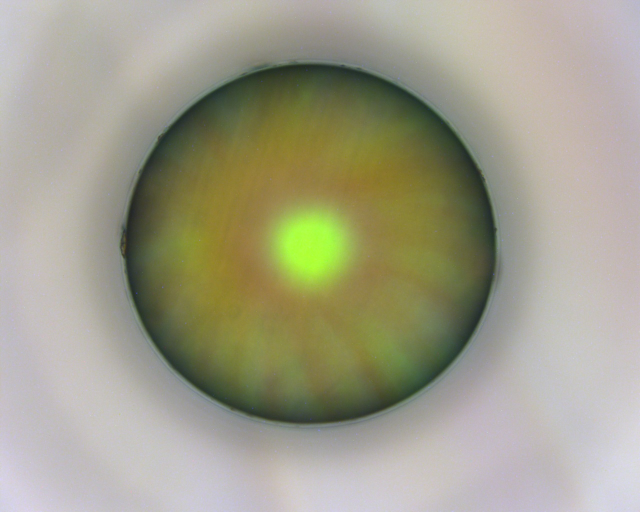
#> input picture new_data_temporal_20231218/C4/M-BF4/1/1.jpg, 1280 x 1024 px (shown at 1/2 size); its folder holds only this picture in this run
$ python IRCS_cv_locator_new_data_temporal.py
#> lines starting #> are read from the running program, lines starting #| are printed output that depends on the picture; after the words box and inside, x2 and y2 are one past the last pixel; in counts of white or black regions, pixels touching at a corner belong together
import glob
import math
import os
import re
from os import listdir
from os.path import join, isfile
import pathlib
import cv2

# 用于检测晶球位置和做对应剪裁
import numpy as np
from matplotlib import pyplot as plt

SUB_TRACK_OUTSIDE = True

ADJUST_WITH_CIRCLE_RADIUS = False

def find_circle_threshold_ver(image_path, TARGET_IMAGE_SIZE, radius_limit):
    # preprocess
    src = cv2.imread(image_path)
    src = cv2.copyMakeBorder(src, top=100, bottom=100, left=100, right=100, borderType=cv2.BORDER_WRAP)
    # crop image into a square
    # src = src[:, 128:1152]

    # obtain bounding box and background removed img
    no_background_img, img_with_bg_fill, circle_mask, bounding_rect = remove_background_and_find_radius(src)
    x, y, w, h = bounding_rect
    circle_diameter = max(w, h)
    print('circle diameter:', circle_diameter)

    gray = cv2.cvtColor(img_with_bg_fill, cv2.COLOR_BGR2GRAY)
    gaussian_blur = cv2.GaussianBlur(gray, (5, 5), 0)
    canny = cv2.Canny(gaussian_blur, 5, 15)
    canny = cv2.bitwise_and(canny, canny, mask=circle_mask)

    if not ADJUST_WITH_CIRCLE_RADIUS:
        target_diameter = radius_limit
        if target_diameter > circle_diameter:
            offset = (target_diameter - circle_diameter) // 2
    else:
        offset = 0
    if SUB_TRACK_OUTSIDE:
        offset = offset - 120
    # Add cropping with padding
    cropped_img = src[y - offset:y + circle_diameter + offset, x - offset:x + circle_diameter + offset]
    cropped_canny = canny[y - offset:y + circle_diameter + offset, x - offset:x + circle_diameter + offset]
    cropped_no_bg = no_background_img[y - offset:y + circle_diameter + offset, x - offset:x + circle_diameter + offset]
    cropped_no_bg_fill = img_with_bg_fill[y - offset:y + circle_diameter + offset, x - offset:x + circle_diameter + offset]
    cropped_img_future = src[y - offset:y + circle_diameter + offset, x - offset:x + circle_diameter + offset]

    # resize the image
    resized_img = cv2.resize(cropped_img, TARGET_IMAGE_SIZE)
    resized_canny = cv2.resize(cropped_canny, TARGET_IMAGE_SIZE)
    resized_no_bg = cv2.resize(cropped_no_bg, TARGET_IMAGE_SIZE)
    resized_no_bg_fill = cv2.resize(cropped_no_bg_fill, TARGET_IMAGE_SIZE)
    resized_cropped_img_future = cv2.resize(cropped_img_future, TARGET_IMAGE_SIZE)

    # generate a fix size circle mask
    circle_mask = np.zeros((TARGET_IMAGE_SIZE[1], TARGET_IMAGE_SIZE[0]), dtype='uint8')
    circle_mask = cv2.circle(circle_mask, (TARGET_IMAGE_SIZE[0] // 2, TARGET_IMAGE_SIZE[1] // 2), TARGET_IMAGE_SIZE[0] // 2, (255, 255, 255), -1)
    no_bg_fix_circle_mask = cv2.bitwise_and(resized_img, resized_img, mask=circle_mask)
    no_bg_fix_circle_mask_canny = cv2.bitwise_and(resized_canny, resized_canny, mask=circle_mask)

    # obtain hist fig
    fig = get_histogram(resized_img)
    no_bg_fig = get_histogram(no_background_img)
    no_bg_bin_fig = get_histogram_bin(no_background_img)

    no_circle_detection_original_img = src.copy()
    no_circle_detection_original_canny_img = cv2.Canny(no_circle_detection_original_img, 20, 25)

    return resized_img, resized_canny, fig, resized_no_bg, no_bg_fig, no_bg_bin_fig, resized_no_bg_fill, no_circle_detection_original_img, \
        no_circle_detection_original_canny_img, no_bg_fix_circle_mask, no_bg_fix_circle_mask_canny, resized_cropped_img_future

# [6 lines left out: function mouse_call_back, not called in this run]

def remove_background_and_find_radius(img, fill_with_mean_color=False):
    # preprocess
    hh, ww = img.shape[:2]
    gray = cv2.cvtColor(img, cv2.COLOR_BGR2GRAY)
    # cv2.imshow('gray', gray)
    # gaussian_blur = cv2.GaussianBlur(gray, (5, 5), 0)
    canny = cv2.Canny(gray, 15, 50)

    # add pixel value smaller than 48,48,48 into canny
    for i in range(hh):
        for j in range(ww):
            if gray[i][j] < 70:
                canny[i][j] = 255

    blur = cv2.blur(canny, (3, 3))
    # cv2.imshow('blur', blur)

    # get the (largest) contour
    contours = cv2.findContours(blur, cv2.RETR_EXTERNAL, cv2.CHAIN_APPROX_SIMPLE)
    contours = contours[0] if len(contours) == 2 else contours[1]
    big_contour = max(contours, key=cv2.contourArea)
    # bounding_rect = cv2.boundingRect(big_contour)

    # generate the mask
    mask = np.zeros((hh, ww), dtype='uint8')
    cv2.drawContours(mask, [big_contour], 0, (255, 255, 255), cv2.FILLED)
    # [12 lines of commented-out code are left out]
    M = cv2.moments(mask)
    cx = int(M['m10'] / M['m00'])
    cy = int(M['m01'] / M['m00'])
    # cx = i[1]
    # cy = i[2]
    radius = [math.sqrt((contour_point[0][0] - cx)**2 + (contour_point[0][1] - cy)**2) for contour_point in big_contour]
    mean_radius = np.mean(radius)
    std_radius = np.std(radius)

    # clean contour point based on gaussian distribution
    clean_contour = np.array([contour_point for contour_point in big_contour if math.sqrt((contour_point[0][0] - cx)**2 + (contour_point[0][1] - cy)**2) - mean_radius < std_radius])

    # create new mask based on clean contour
    clean_mask = np.zeros((hh, ww), dtype='uint8')
    cv2.drawContours(clean_mask, [clean_contour], 0, (255, 255, 255), cv2.FILLED)

    # recalculate the moments and radius
    M = cv2.moments(clean_mask)
    cx = int(M['m10'] / M['m00'])
    cy = int(M['m01'] / M['m00'])
    new_radius = [math.sqrt((contour_point[0][0] - cx) ** 2 + (contour_point[0][1] - cy) ** 2) for contour_point in clean_contour]
    new_mean_radius = np.mean(new_radius)
    new_std_radius = np.std(new_radius)

    # create circle mask
    circle_mask = np.zeros((hh, ww), dtype='uint8')
    circle_mask = cv2.circle(circle_mask, (cx, cy), int(new_mean_radius), (255, 255, 255), -1)
    # circle_mask_result = cv2.bitwise_and(img, img, mask=circle_mask)
    # cv2.imshow('circle_mask_result', circle_mask_result)
    # cv2.waitKey(0)

    mean_color = cv2.mean(img)
    result_with_bg_fill = cv2.bitwise_and(img, img, mask=circle_mask)
    result_with_bg_fill[np.where((result_with_bg_fill == [0, 0, 0]).all(axis=2))] = [mean_color[0], mean_color[1], mean_color[2]]

    result = cv2.bitwise_and(img, img, mask=circle_mask)
    # cv2.imshow('result', result)
    # cv2.waitKey()

    # get the (largest) contour
    contours = cv2.findContours(circle_mask, cv2.RETR_EXTERNAL, cv2.CHAIN_APPROX_SIMPLE)
    contours = contours[0] if len(contours) == 2 else contours[1]
    big_contour = max(contours, key=cv2.contourArea)
    bounding_rect = cv2.boundingRect(big_contour)

    #generate return mask
    circle_mask = np.zeros((hh, ww), dtype='uint8')
    circle_mask = cv2.circle(circle_mask, (cx, cy), int(new_mean_radius)-5, (255, 255, 255), -1)
    return result, result_with_bg_fill, circle_mask, bounding_rect


def get_histogram(raw_img):
    # get the histogram of the image
    img = cv2.cvtColor(raw_img, cv2.COLOR_BGR2RGB)
    color = ('r', 'g', 'b')
    image_hist_vector = np.array([])
    fig, ax = plt.subplots(figsize=(10, 5))
    for i, col in enumerate(color):
        histr = cv2.calcHist([img], [i], None, [256], [1, 256])
        image_hist_vector = np.append(image_hist_vector, histr)
        ax.plot(histr, color=col)
        ax.set_xlim([1, 256])
    return ax

def get_histogram_bin(raw_img):
    # get the histogram of the image
    HIST_BINS = 8
    img = cv2.cvtColor(raw_img, cv2.COLOR_BGR2RGB)
    color = ('r', 'g', 'b')
    image_hist_vector = np.array([])
    fig, ax = plt.subplots(figsize=(10, 5))
    for i, col in enumerate(color):
        np_his, _ = np.histogram(img[:, :, i], bins=HIST_BINS, range=(1, 255))
        image_hist_vector = np.append(image_hist_vector, np_his)
        ax.plot(np_his, color=col)
        ax.set_xlim([0, HIST_BINS-1])
    return ax


if __name__ == '__main__':
    print('cv_locator start')
    TARGET_IMAGE_SIZE = (1000, 1000)
    path_dir = './new_data_temporal_20231218'
    data_dir = pathlib.Path(path_dir)
    image_count = len(list(data_dir.glob('*/*/*/*.jpg')))
    print(str(image_count) + 'images found')
    i = 0

    if ADJUST_WITH_CIRCLE_RADIUS:
        output_folder_name = 'output_new_data_temporal'
    else:
        output_folder_name = 'output_new_data_temporal_no_radius_adjust'

    # create output folder
    pathlib.Path('./' + output_folder_name).mkdir(parents=True, exist_ok=True)
    pathlib.Path('./' + output_folder_name + '/rgb').mkdir(parents=True, exist_ok=True)

    # [11 lines of commented-out code are left out]

    identifier = ''

    image_limit = {
        'C4': 12,
        'C6': 18,
        'C8': 16
    }

    radius_limit = {
        'C4': 890,
        'C6': 920,
        'C8': 850
    }


    for path in sorted(data_dir.glob('*/*/*')):

        # Get list of all files
        files = list(glob.glob((str(path) + '\*.jpg')))

        # Sort files based on numeric names
        files.sort(key=lambda f: int(re.findall(r'\d+', os.path.basename(f))[0]))

        for file_path in files:
            # file_path = './new_data_temporal_20231218\C6\M-BF4/1/1.jpg'
            print('processing ' + str(file_path))
            file_path = pathlib.Path(file_path)
            img = cv2.imread(str(file_path))
#> img is the input picture: shape (1024, 1280, 3); mean B, G, R 138.3, 158.5, 160.5

            solution_name = file_path.parent.parent.parent.name
            ion_name = file_path.parent.parent.name
            sequence_name = file_path.parent.name

            current_identifier = solution_name + '-' + ion_name + '-' + sequence_name
            if current_identifier != identifier:
                print('new identifier: ' + current_identifier)
                print('previous identifier %s has %d images' % (identifier, i))
                identifier = current_identifier
                i = 0

            image_name = solution_name + '-' + ion_name + '-' + sequence_name + '-' + str(i) + '.jpg'

            if i >= image_limit[solution_name]:
                print('skip image %s' % (image_name))
                continue

            resized_img, bounding_rect, ax, no_background_img, no_bg_ax, no_bg_bin_ax, img_with_bg_fill, \
            no_circle_detection_original_img, no_circle_detection_original_canny_img, no_bg_fix_circle_mask, \
            no_bg_fix_circle_mask_canny, resized_cropped_img_future = find_circle_threshold_ver(str(file_path), TARGET_IMAGE_SIZE, radius_limit[solution_name])
#> after the loop in remove_background_and_find_radius, `for i in range(hh):`:
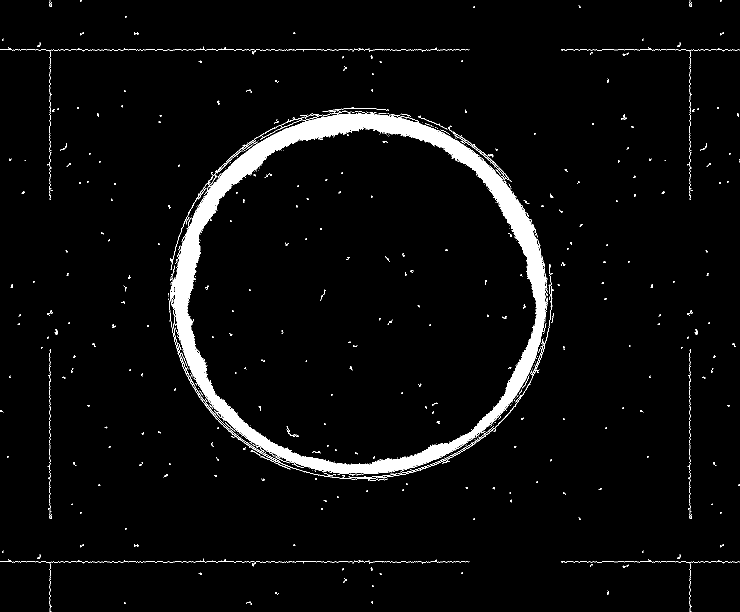
#> canny: shape (1224, 1480) (shown at 1/2 size); 4.1% white; 577 white regions (497 under 20 px)
#> in remove_background_and_find_radius, `contours = cv2.findContours(blur, cv2.RETR_EXTERNAL, cv2.CHAIN_APPROX_..`: contours = 213 contours, 71 with area under 20; largest, box (x1, y1, x2, y2) and area: (336, 214, 1109, 963) 446622, (0, 92, 940, 401) 3296, (0, 1116, 940, 1224) 2726, (1121, 94, 1480, 401) 1746, (1121, 1118, 1480, 1224) 1175
#> in remove_background_and_find_radius, `big_contour = max(contours, key=cv2.contourArea)`: big_contour = contour of 1609 points, box (x1, y1, x2, y2) (336, 214, 1109, 963), area 446622
#> in remove_background_and_find_radius, `M = cv2.moments(mask)`: M = moments, m00 114313440, centre m10/m00, m01/m00 = (718, 590.1)
#> in remove_background_and_find_radius, `cx = int(M['m10'] / M['m00'])`: cx = 718
#> in remove_background_and_find_radius, `cy = int(M['m01'] / M['m00'])`: cy = 590
#> in remove_background_and_find_radius, `radius = [math.sqrt((contour_point[0][0] - cx)**2 + (contour_point[0][..`: radius = 1609 values, max 392.3 at index 906, min 363.7 at index 1545, mean 377.4
#> in remove_background_and_find_radius, `mean_radius = np.mean(radius)`: mean_radius = 377.4
#> in remove_background_and_find_radius, `std_radius = np.std(radius)`: std_radius = 5.33
#> in remove_background_and_find_radius, `clean_contour = np.array([contour_point for contour_point in big_conto..`: clean_contour = contour of 1348 points, box (x1, y1, x2, y2) (336, 214, 1101, 963), area 440078
#> in remove_background_and_find_radius, `M = cv2.moments(clean_mask)`: M = moments, m00 112922925, centre m10/m00, m01/m00 = (713.8, 588.9)
#> in remove_background_and_find_radius, `cx = int(M['m10'] / M['m00'])`: cx = 713
#> in remove_background_and_find_radius, `cy = int(M['m01'] / M['m00'])`: cy = 588
#> in remove_background_and_find_radius, `new_radius = [math.sqrt((contour_point[0][0] - cx) ** 2 + (contour_poi..`: new_radius = 1348 values, max 387.9 at index 777, min 362.2 at index 1284, mean 375.6
#> in remove_background_and_find_radius, `new_mean_radius = np.mean(new_radius)`: new_mean_radius = 375.6
#> in remove_background_and_find_radius, `new_std_radius = np.std(new_radius)`: new_std_radius = 4.69
#> in remove_background_and_find_radius, `mean_color = cv2.mean(img)`: mean_color = (152.7, 167.1, 169.9, 0)
#> in remove_background_and_find_radius, `result_with_bg_fill[np.where((result_with_bg_fill == [0, 0, 0]).all(ax..`:
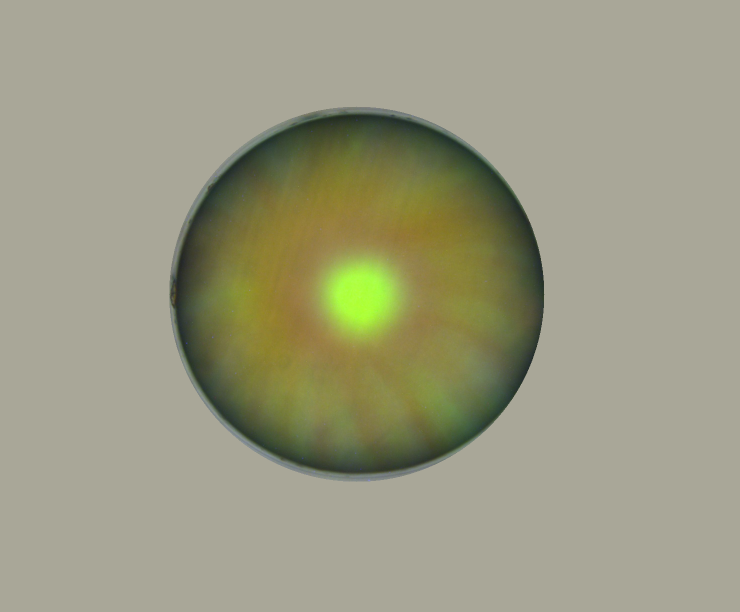
#> result_with_bg_fill: shape (1224, 1480, 3) (shown at 1/2 size); mean B, G, R 130.2, 154.6, 155.6
#> in remove_background_and_find_radius, `contours = cv2.findContours(circle_mask, cv2.RETR_EXTERNAL, cv2.CHAIN_..`: contours = 1 contour; box (x1, y1, x2, y2) and area: (338, 213, 1089, 964) 440724
#> in remove_background_and_find_radius, `big_contour = max(contours, key=cv2.contourArea)`: big_contour = contour of 1076 points, box (x1, y1, x2, y2) (338, 213, 1089, 964), area 440724
#> in remove_background_and_find_radius, `bounding_rect = cv2.boundingRect(big_contour)`: bounding_rect = (338, 213, 751, 751)
#> in remove_background_and_find_radius, `circle_mask = cv2.circle(circle_mask, (cx, cy), int(new_mean_radius)-5..`:
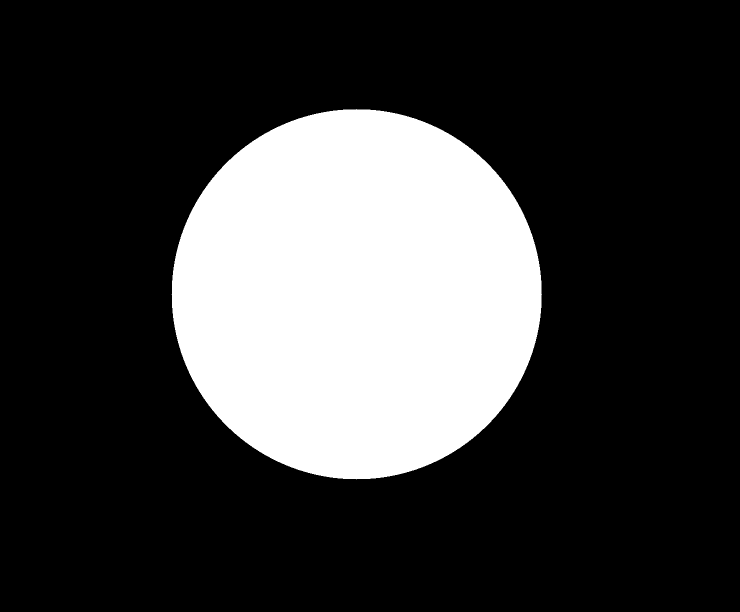
#> circle_mask: shape (1224, 1480) (shown at 1/2 size); 23.7% white; 1 white region, box (x1, y1, x2, y2) and area: (343, 218, 1084, 959) 430085
#> in find_circle_threshold_ver, `x, y, w, h = bounding_rect`: x = 338; y = 213; w = 751
#| circle diameter: 751
#> in find_circle_threshold_ver, `canny = cv2.bitwise_and(canny, canny, mask=circle_mask)`:
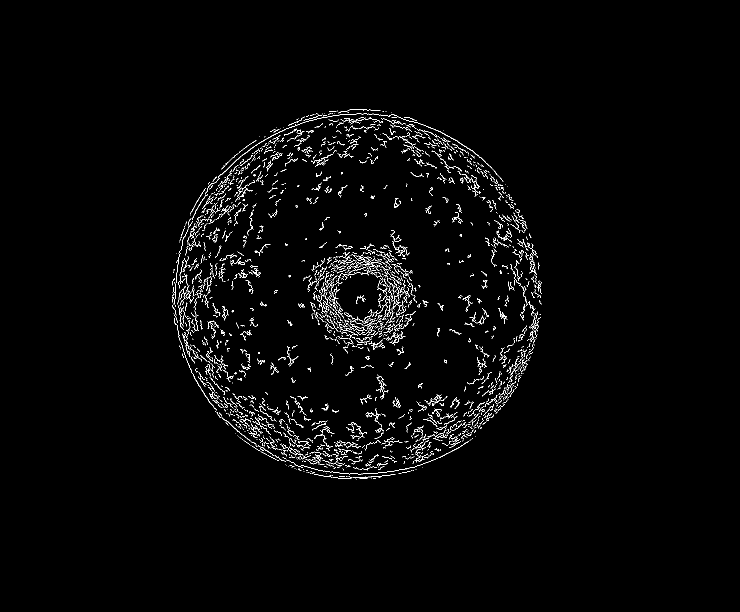
#> canny: shape (1224, 1480) (shown at 1/2 size); 1.7% white in thin lines or dots, all inside (x1, y1, x2, y2) = (344, 219, 1083, 959)
#> in find_circle_threshold_ver, `offset = (target_diameter - circle_diameter) // 2`: offset = 69
#> in find_circle_threshold_ver, `offset = offset - 120`: offset = -51
#> in find_circle_threshold_ver, `no_bg_fix_circle_mask_canny = cv2.bitwise_and(resized_canny, resized_c..`:
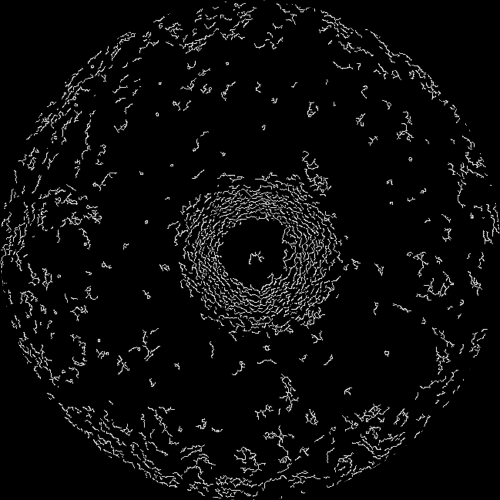
#> no_bg_fix_circle_mask_canny: shape (1000, 1000) (shown at 1/2 size); min 0, max 255, mean 10.9
#> after the loop in get_histogram, `for i, col in enumerate(color):`: image_hist_vector = 768 values, max 32252 at index 568, min 0 at index 0, mean 3906.2
#> the loop in get_histogram_bin, `for i, col in enumerate(color):` made 3 passes
#> np_his on passes 2 to 3: [0, 31655, 84561, 166963, 133782, 8443, 5818, 10563], [207, 276865, 147570, 11363, 5765, 12, 3, 0]
#> after the loop in get_histogram_bin, `for i, col in enumerate(color):`: image_hist_vector = 24 values, max 276865 at index 17, min 0 at index 6, mean 55223.1
#> in find_circle_threshold_ver, `no_circle_detection_original_canny_img = cv2.Canny(no_circle_detection..`:
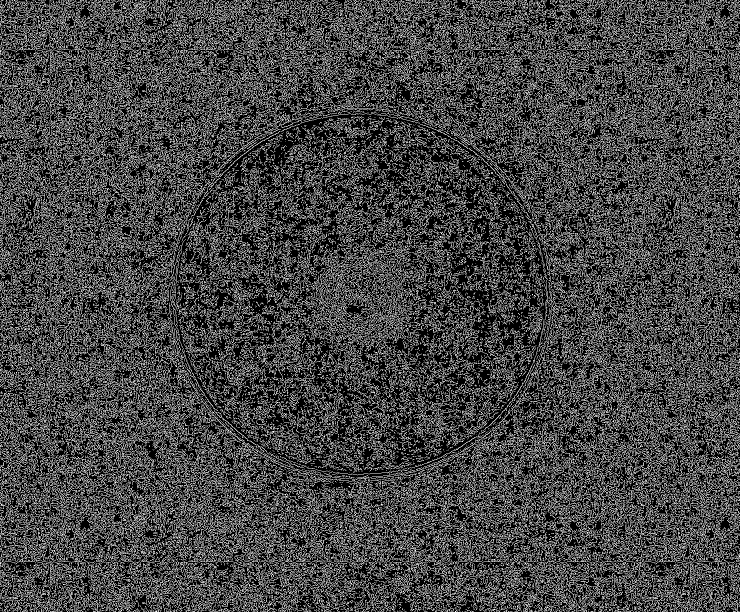
#> no_circle_detection_original_canny_img: shape (1224, 1480) (shown at 1/2 size); 27.1% white in thin lines or dots

            cv2.imwrite('./' + output_folder_name + '/rgb/{0}'.format(image_name), resized_img)
            # [11 lines of commented-out code are left out]

            plt.close('all')
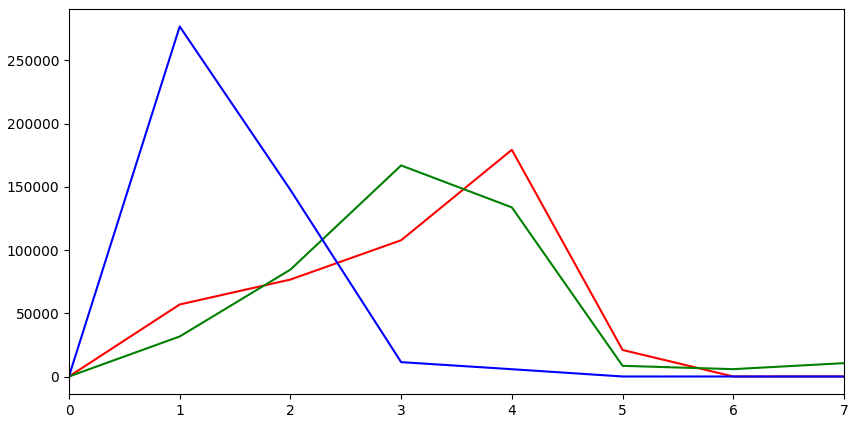
#> figure drawn by matplotlib, 1 panel

            i += 1
